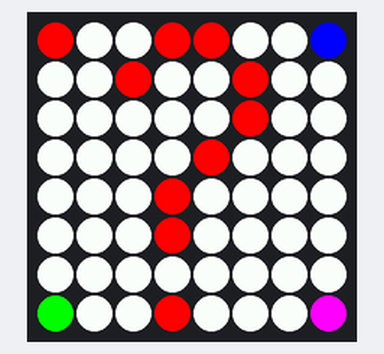
Recording of a program running on a simulated Raspberry Pi (BCM pin numbers) with a Sense HAT. Shown: the Sense HAT's 8×8 RGB LED matrix.

Above: at 0.1 s.
At 2.1 s:
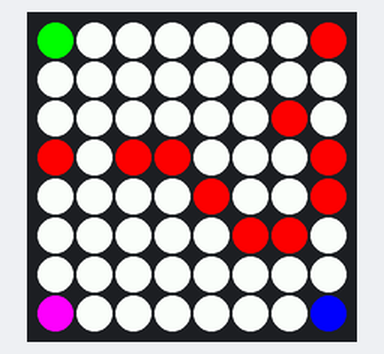
At 4.1 s:
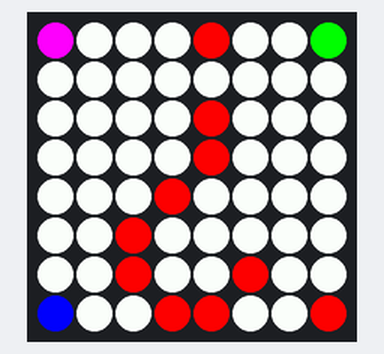
At 6.1 s:
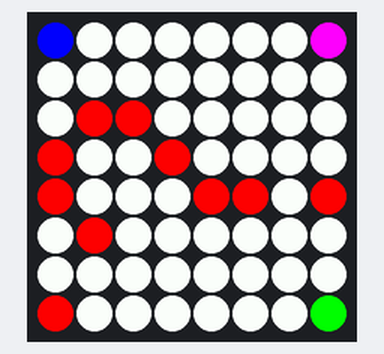

The program:

hat_rotation.py
```python
#!/usr/bin/python
import sys
import time
from sense_hat import SenseHat

X = (255, 0, 0)
O = (255, 255, 255)

question_mark = [
    O, O, O, X, X, O, O, O,
    O, O, X, O, O, X, O, O,
    O, O, O, O, O, X, O, O,
    O, O, O, O, X, O, O, O,
    O, O, O, X, O, O, O, O,
    O, O, O, X, O, O, O, O,
    O, O, O, O, O, O, O, O,
    O, O, O, X, O, O, O, O
]

sense = SenseHat()

sense.set_pixels(question_mark)

sense.set_pixel(0, 0, 255, 0, 0)
sense.set_pixel(0, 7, 0, 255, 0)
sense.set_pixel(7, 0, 0, 0, 255)
sense.set_pixel(7, 7, 255, 0, 255)

while True:
    for r in [0, 90, 180, 270]:
        sense.set_rotation(r)
        time.sleep(2)
```

Measured:
- by itself, everything shown: repeats every 8.0 s, in 4 steps
- what the display in image 1 shows lasts 2.0 s, from 2.0 s to 4.0 s
